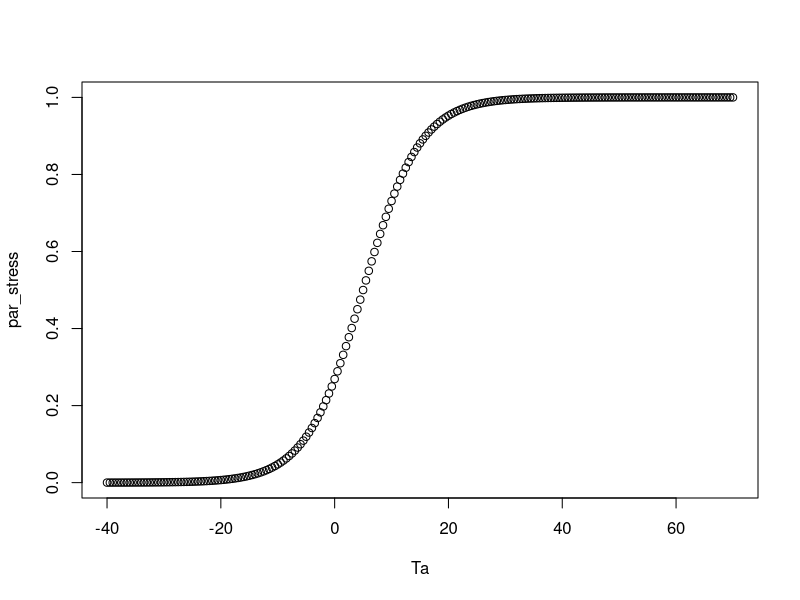
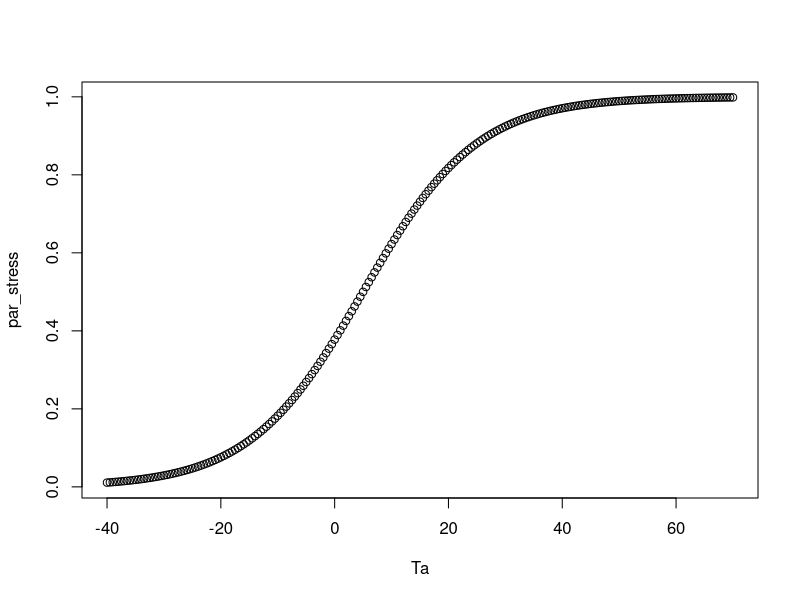
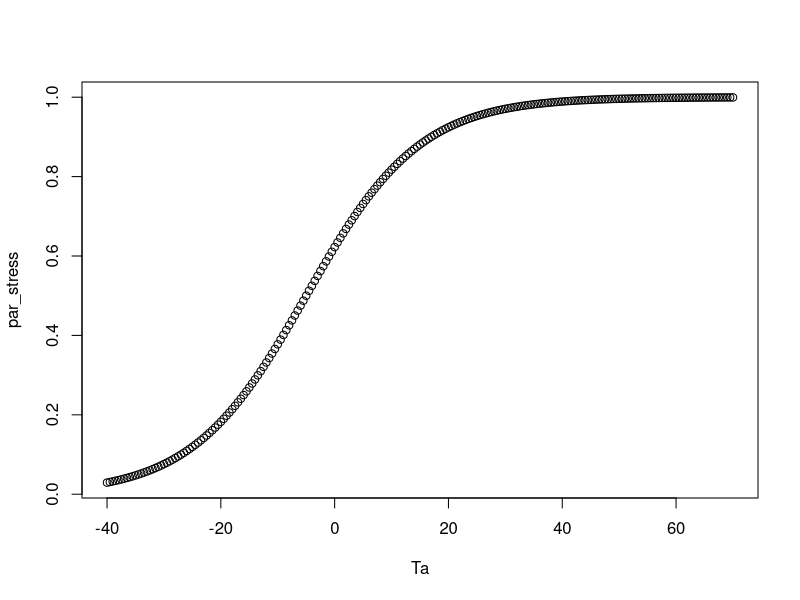
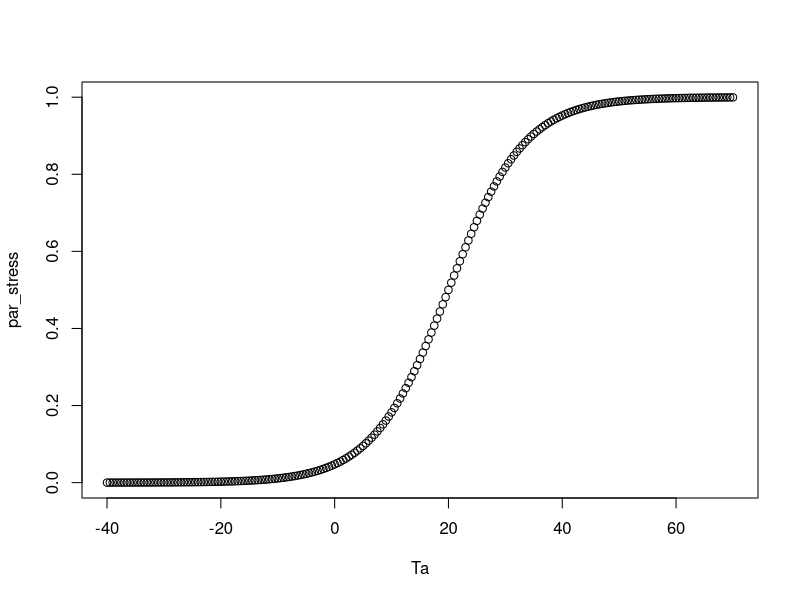
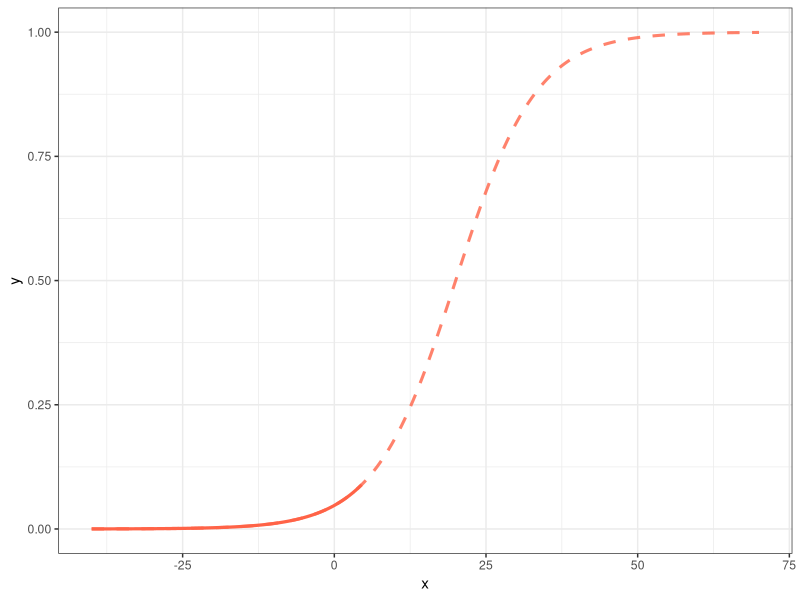
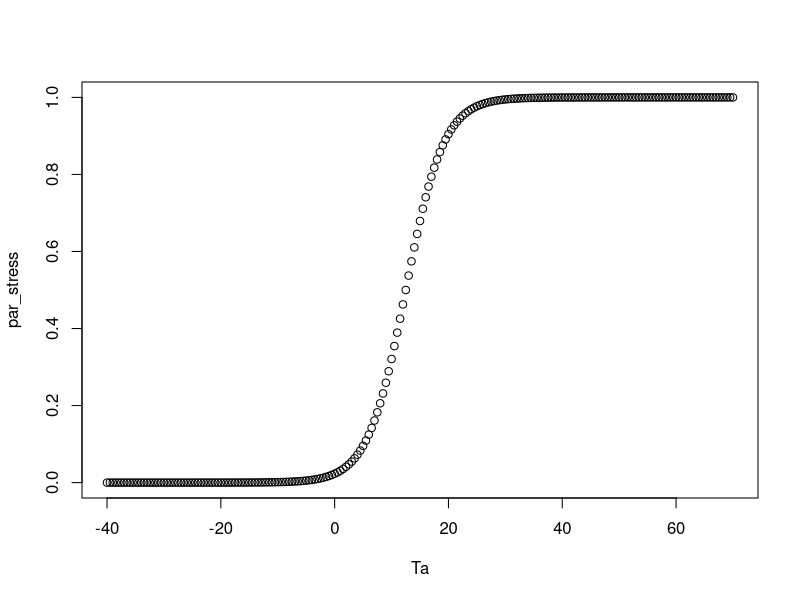
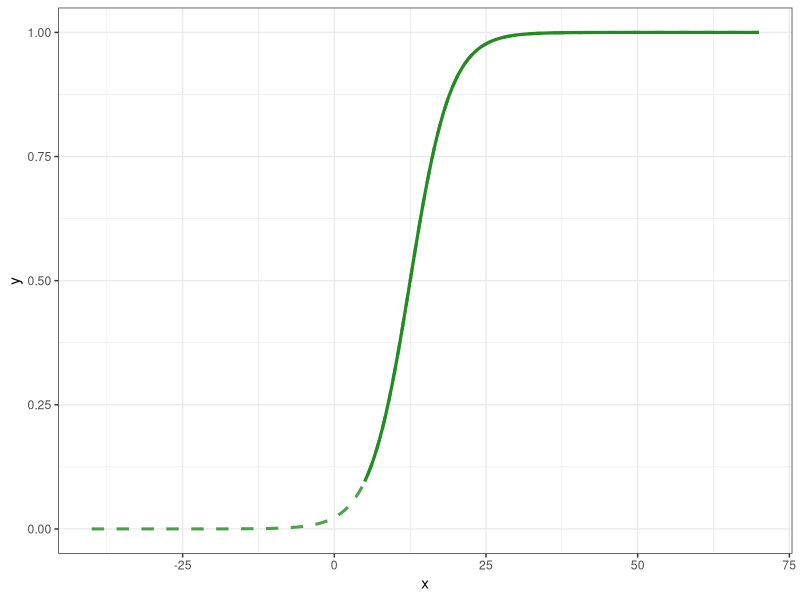
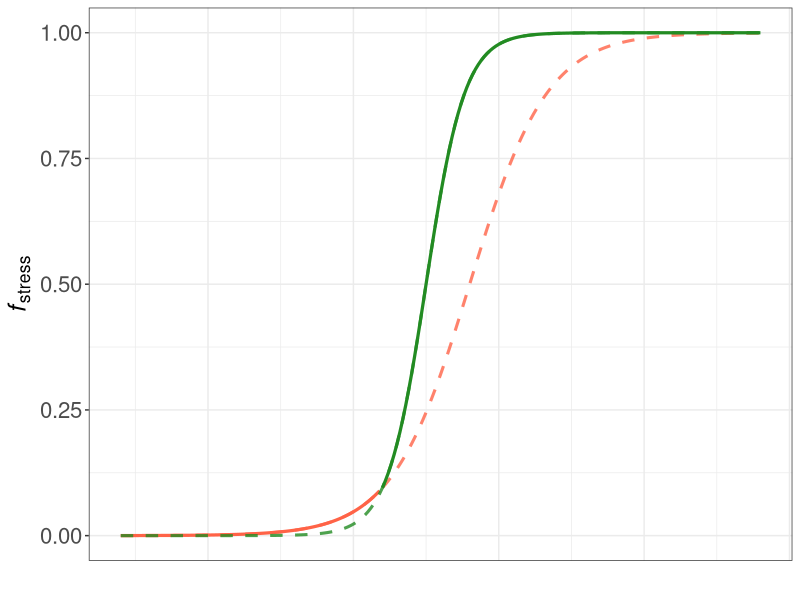

The R script that drew these images, in order:
f_hardening <- function(temp, par){
  #changing the function according to the logistic function in weikipeidia:
  #https://en.wikipedia.org/wiki/Logistic_function
  xx_ori <- temp # * ppfd
  xx <- (-1)*par["b"] * (xx_ori - par["a"])
  yy <- 1 / (1 + exp(xx))
  plot(xx_ori,yy,xlab="Ta",ylab="par_stress")
  return(yy)
}

##
temp<-seq(-40,70,0.5)

#
par1<-c("a"=5,"b"=0.2)
f_hardening(temp,par1)

par1<-c("a"=5,"b"=0.1)
f_hardening(temp,par1)

par1<-c("a"=-5,"b"=0.1)
f_hardening(temp,par1)

#officially plotting:
library(ggplot2)
#-------------------------
#for "cold stress period"
#-------------------------
x=temp
par1<-c("a"=20,"b"=0.15)
y=f_hardening(temp,par = par1)
#
df1<-data.frame(x=x,y=y)
df_sel1<-df1[1:90,]
ggplot()+
  geom_line(data=df1,aes(x=x,y=y),col=adjustcolor("tomato",0.8),lty=2,size=1.05)+
  geom_line(data=df_sel1,aes(x=x,y=y),size=1.1,col="tomato")+
  theme_bw()
  # theme_void()

#-------------------------
#for "cold stress releasing period"
#-------------------------
x=temp
par2<-c("a"=12.5,"b"=0.3)
y=f_hardening(temp,par = par2)
#
df2<-data.frame(x=x,y=y)
df_sel2<-df2[91:nrow(df2),]
ggplot()+
  geom_line(data=df2,aes(x=x,y=y),col=adjustcolor("forestgreen",0.8),lty=2,size=1.05)+
  geom_line(data=df_sel2,aes(x=x,y=y),size=1.1,col="forestgreen")+
  theme_bw()
  # theme_void()

#--------------------------
#merge "cold stress" and "cold stress realsing period"
#-------------------------

#
p_plot<-ggplot()+
  geom_line(data=df1,aes(x=x,y=y),col=adjustcolor("tomato",0.8),lty=2,size=1.05)+
  geom_line(data=df_sel1,aes(x=x,y=y),size=1.1,col="tomato")+
  geom_line(data=df2,aes(x=x,y=y),col=adjustcolor("forestgreen",0.8),lty=2,size=1.05)+
  geom_line(data=df_sel2,aes(x=x,y=y),size=1.1,col="forestgreen")+
  xlab("")+
  # xlab(expression("T"[min]*"( ?C )"))+
  ylab(expression(italic("f")[stress]))+
  theme_bw()+
  theme(axis.title = element_text(size = 18),
        axis.ticks.x = element_blank(),
        axis.text.x = element_blank(),
        axis.text = element_text(size=16))

#save the plot:
path<-"./manuscript/figures/"
ggsave(p_plot,filename = paste0(path,"f_stress.png"),height = 4,width = 5.5)
